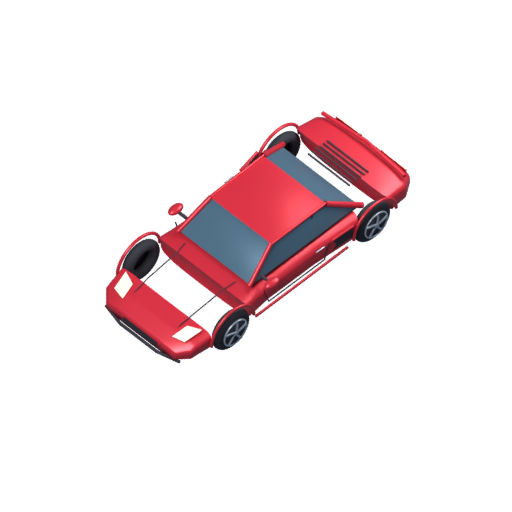
#> input picture art-source/vehicle-style-study/03-guide-pixel-finish/evidence/before-through-body-arch-cut.png, 512 x 512 px, given in place of before-through-body-arch-cut.png.png, which was not available
$ python -i finish.py   (imports and definitions only)
#> lines starting #> are read from the running program, lines starting #| are printed output that depends on the picture; pictures that were not available may be replaced by others from this repository, and a replacement may not be noted
"""Scene semantic masks -> deliberately authored pixel clusters. Pillow only.
No view-specific palette, fitting, cropping, dithering or generated imagery.
"""
import json, math, hashlib
from pathlib import Path
from collections import Counter,deque
from PIL import Image,ImageDraw,ImageFont,ImageFilter
ROOT=Path(__file__).resolve().parents[3];ROUTE='03-guide-pixel-finish'
DATA=ROOT/'data/vehicle-style-study'/ROUTE;OUT=ROOT/'public/demos/vehicle-style-study'/ROUTE
# [1 line that did not run here, left out]
REFS=ROOT/'art-source/vehicle-models/compact-4/v1/refs'
P={
 'ink':(58,58,80),'warm_ink':(74,42,61),'red_deep':(127,33,76),
 'red_shadow':(161,18,80),'red_mid':(197,52,88),'red':(211,68,92),
 'red_light':(227,90,90),'red_glint':(225,132,132),
 'glass_dark':(86,89,114),'glass':(115,140,168),'glass_light':(164,187,213),
 'glass_glint':(186,210,224),'rim':(131,136,151),'silver':(212,212,230),
 'white':(248,248,248),'tire_light':(70,70,94),'ruby':(186,39,88)}
source=set()
# [3 lines not run here, left out]
# [1 line that did not run here, left out]
N4=[(-1,0),(1,0),(0,-1),(0,1)]
RULES=[
 'One palette sampled from all four compact-4 frozen refs; no extra colors, adaptive quantization or dithering.',
 'Visible class maps are the actual scene rendered with emission materials and identical geometry/camera; 4x4 plurality reduces IDs to native grid.',
 'Every view is reduced to 128 square then translated by exactly (0,+28); no bounds fitting.',
 'Body uses fixed raw-red luminance bands and a single constrained majority cleanup, replacing one-pixel shade islands inside the body only.',
 'Glass is redrawn inside its projected aperture: one dark inner border, two broad component-relative tone bands, one continuous upper reflection strip. No stochastic reflections.',
 'Tires use solid dark clusters with a restrained lower shade; rims remain actual projected spokes and rings, using two fixed silver tones.',
 'Lamps use contiguous pale-core/blue-edge clusters and ruby rear clusters; no isolated bright pixels outside the actual projected lamp masks.',
 'Intakes use a solid dark fill and restrained one-row muted lower accent for clusters at least four native pixels wide; no dotted grille noise.',
 'Six fine scene rear-deck louvers are deliberately simplified into three continuous one-pixel slats at the actual projected endpoints of louvers 0/2/4; original intake-mask speckles in their bank are replaced with the neighboring body tone.',
 'Projected panel-feature pixels are one-pixel ink; body silhouette has one-native-pixel inward ink so silhouette footprint is preserved.',
 'All interior authored marks are clipped to actual visible semantic masks. Small glass fragments remain dark rather than inventing replacement windows.'
]
def translate(im):
 out=Image.new(im.mode,(128,128),0);out.paste(im,(0,28));return out
#> after `out = Image.new(im.mode, (128, 128), 0)`: out: PIL image 128x128 RGBA; every value is 0
#> after `out.paste(im, (0, 28))`:
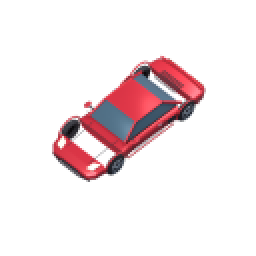
#> im: PIL image 128x128 RGBA (shown 2 times larger); mean R, G, B, A 22.8, 10.3, 12.4, 32.9; transparent parts drawn white
#> after `out.paste(im, (0, 28))`:
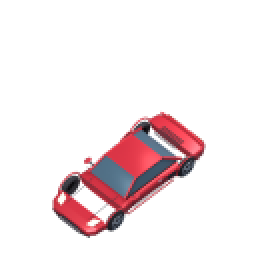
#> out: PIL image 128x128 RGBA (shown 2 times larger); mean R, G, B, A 22.8, 10.3, 12.4, 32.9; transparent parts drawn white
# [11 lines left out: function components, not called in this run]
def read_ids(i):
 im=Image.open(DATA/'guides'/f'ids-{i}.png').convert('RGBA');px=im.load()
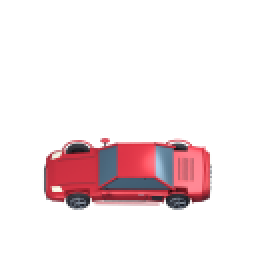
#> input picture art-source/vehicle-style-study/03-guide-pixel-finish/evidence/reduced-raw-0.png, 128 x 128 px, given in place of before-through-body-arch-cut.png.png, which was not available (shown 2 times larger)
#> in read_ids, im is the input picture: PIL image 128x128 RGBA; mean R, G, B, A 26.5, 12, 14.3, 37.6
#> (the run stopped early here; a loop or call above may not have finished)
